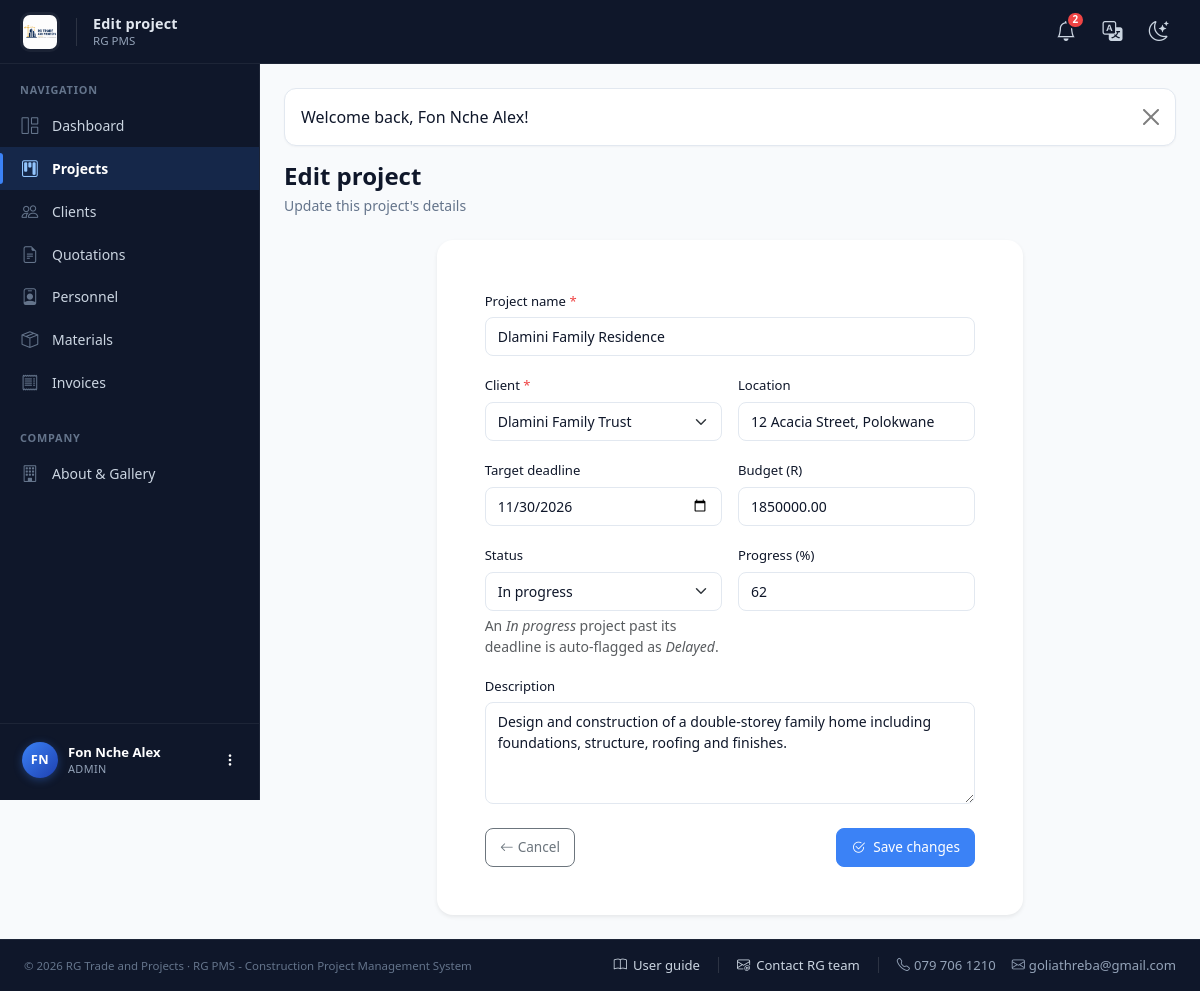
The page /admin/project_new.php?id=1 (signed in) on the database its author committed.
### tables this page shows
CREATE TABLE users (
  id            INT UNSIGNED NOT NULL AUTO_INCREMENT,
  role_id       TINYINT UNSIGNED NOT NULL,
  full_name     VARCHAR(120) NOT NULL,
  email         VARCHAR(160) NOT NULL UNIQUE,
  phone         VARCHAR(30)  NULL,
  password_hash VARCHAR(255) NOT NULL,
  is_active     TINYINT(1)   NOT NULL DEFAULT 1,
  created_at    DATETIME     NOT NULL DEFAULT CURRENT_TIMESTAMP,
  PRIMARY KEY (id),
  CONSTRAINT fk_users_role FOREIGN KEY (role_id) REFERENCES roles(id)
);

CREATE TABLE roles (
  id          TINYINT UNSIGNED NOT NULL AUTO_INCREMENT,
  name        VARCHAR(50)  NOT NULL UNIQUE,       
  description VARCHAR(255) NULL,
  PRIMARY KEY (id)
);

CREATE TABLE projects (
  id                    INT UNSIGNED NOT NULL AUTO_INCREMENT,
  client_id             INT UNSIGNED NOT NULL,
  project_manager_id    INT UNSIGNED NULL,         
  name                  VARCHAR(160) NOT NULL,
  build_type            VARCHAR(120) NULL,         
  square_meters         DECIMAL(10,2) NULL,
  location              VARCHAR(255) NULL,
  start_date            DATE NULL,
  target_deadline       DATE NULL,
  actual_completion_date DATE NULL,
  status                ENUM('not_yet_commenced','in_progress','delayed','completed') NOT NULL DEFAULT 'not_yet_commenced',
  progress_percent      DECIMAL(5,2) NOT NULL DEFAULT 0,
  budget                DECIMAL(14,2) NOT NULL DEFAULT 0,
  description           TEXT NULL,
  created_at            DATETIME NOT NULL DEFAULT CURRENT_TIMESTAMP,
  PRIMARY KEY (id),
  CONSTRAINT fk_projects_client FOREIGN KEY (client_id) REFERENCES clients(id),
  CONSTRAINT fk_projects_pm FOREIGN KEY (project_manager_id) REFERENCES users(id) ON DELETE SET NULL
);

CREATE TABLE clients (
  id             INT UNSIGNED NOT NULL AUTO_INCREMENT,
  user_id        INT UNSIGNED NULL,                
  company_name   VARCHAR(160) NOT NULL,
  contact_person VARCHAR(120) NOT NULL,
  phone          VARCHAR(30)  NULL,
  email          VARCHAR(160) NULL,
  address        VARCHAR(255) NULL,
  created_at     DATETIME     NOT NULL DEFAULT CURRENT_TIMESTAMP,
  PRIMARY KEY (id),
  CONSTRAINT fk_clients_user FOREIGN KEY (user_id) REFERENCES users(id) ON DELETE SET NULL
);

### admin/project_new.php (the view, shortened to what the rows shown need)
<?php
require_once __DIR__ . '/../includes/layout.php';
require_role('admin');
$pdo     = db();
$editId  = isset($_GET['id']) ? (int)$_GET['id'] : 0;
$isEdit  = $editId > 0;
$proj = [
    'id'               => 0,
    'name'             => '',
    'client_id'        => '',
    'location'         => '',
    'description'      => '',
    'target_deadline'  => '',
    'budget'           => '',
    'status'           => 'not_yet_commenced',
    'progress_percent' => 0,
];
$pCols = $pdo->query("SHOW COLUMNS FROM projects")->fetchAll(PDO::FETCH_COLUMN);
$hasBudget = in_array('budget', $pCols);
$hasDesc   = in_array('description', $pCols);
$hasStatus = in_array('status', $pCols);
$hasProg   = in_array('progress_percent', $pCols);
if ($isEdit) {
    $stmt = $pdo->prepare('SELECT * FROM projects WHERE id = ? LIMIT 1');
    $stmt->execute([$editId]);
    $row = $stmt->fetch();
    $proj = array_merge($proj, $row);
    $proj['status'] = normalise_project_status($proj['status'] ?? 'not_yet_commenced');
}
$clients = $pdo->query('SELECT id, company_name FROM clients ORDER BY company_name ASC')->fetchAll();
page_header($isEdit ? 'Edit project' : 'New project', 'projects');
?>
<div class="row justify-content-center">
  <div class="col-lg-8">
    <div class="card border-0 shadow-sm rounded-4">
      <div class="card-body p-4 p-lg-5">
        <form method="post" autocomplete="off">
          <div class="mb-3">
            <label class="form-label required">Project name</label>
            <input type="text" name="name" class="form-control" required
                   value="<?= e($proj['name']) ?>">
          </div>
          <div class="row g-3">
            <div class="col-md-6">
              <label class="form-label required">Client</label>
              <select name="client_id" class="form-select" required>
                <?php foreach ($clients as $c): ?>
                  <option value="<?= (int)$c['id'] ?>" <?= (int)$proj['client_id'] === (int)$c['id'] ? 'selected' : '' ?>>
                    <?= e($c['company_name']) ?>
                  </option>
                <?php endforeach; ?>
              </select>
            </div>
            <div class="col-md-6">
              <label class="form-label">Location</label>
              <input type="text" name="location" class="form-control"
                     value="<?= e($proj['location']) ?>">
            </div>
          </div>
          <div class="row g-3 mt-0">
            <div class="col-md-6">
              <label class="form-label">Target deadline</label>
              <input type="date" name="target_deadline" class="form-control"
                     value="<?= e($proj['target_deadline'] ? substr($proj['target_deadline'], 0, 10) : '') ?>">
            </div>
            <?php if ($hasBudget): ?>
              <div class="col-md-6">
                <label class="form-label">Budget (R)</label>
                <input type="number" step="0.01" min="0" name="budget" class="form-control"
                       value="<?= e($proj['budget']) ?>">
              </div>
            <?php endif; ?>
          </div>
          <?php if ($hasStatus || $hasProg): ?>
            <div class="row g-3 mt-0">
              <?php if ($hasProg): ?>
                <div class="col-md-6">
                  <label class="form-label">Progress (%)</label>
                  <input type="number" min="0" max="100" step="1" name="progress_percent" class="form-control"
                         value="<?= (int)$proj['progress_percent'] ?>">
                </div>
              <?php endif; ?>
            </div>
          <?php endif; ?>
          <?php if ($hasDesc): ?>
            <div class="mb-4 mt-3">
              <label class="form-label">Description</label>
              <textarea name="description" class="form-control" rows="4"><?= e($proj['description']) ?></textarea>
            </div>
          <?php else: ?>
            <div class="mb-4 mt-3"></div>
          <?php endif; ?>
        </form>
      </div>
    </div>
  </div>
</div>
<?php page_footer(); ?>

### includes/layout.php (shortened to what the rows shown need)
<?php
require_once __DIR__ . '/functions.php';
require_once __DIR__ . '/auth.php';
function page_header(string $title, string $active = ''): void {
    $user    = current_user();
    $role    = $user['role_name'] ?? null;
    $unread  = $user ? unread_notification_count((int)$user['id']) : 0;
    $flash   = flash_get();
    $base    = BASE_URL;
    $initials = '';
    if ($user) {
        foreach (preg_split('/\s+/', trim($user['full_name'])) as $part) {
            if ($part !== '') $initials .= strtoupper($part[0]);
        }
        $initials = substr($initials, 0, 2);
    }
    ?>
<!DOCTYPE html>
<html lang="en">
<head>
<link rel="stylesheet" href="<?= $base ?>/assets/vendor/bootstrap.min.css">
<link rel="stylesheet" href="<?= $base ?>/assets/vendor/bootstrap-icons.css">
<link rel="stylesheet" href="<?= $base ?>/assets/css/style.css?v=<?= @filemtime(__DIR__ . '/../assets/css/style.css') ?>">
</head>
<body>
<?php if ($user): ?>
<nav class="app-navbar">
  <div class="navbar-inner">
    <div class="d-flex align-items-center gap-3">
      <a class="navbar-brand" href="<?= $base ?>/index.php">
        <img src="<?= $base ?>/assets/img/logo-full.png" alt="<?= APP_NAME ?>" class="header-logo"
             onerror="this.style.display='none';this.nextElementSibling.style.display='inline-flex';">
      </a>
      <div class="d-none d-md-block lh-1">
        <div class="navbar-page-title"><?= e($title) ?></div>
        <div class="navbar-page-sub mt-1"><?= APP_SYSTEM_NAME ?></div>
      </div>
    </div>
    <div class="d-flex align-items-center gap-1">
      <div class="dropdown">
        <a class="nav-icon-link" href="#" data-bs-toggle="dropdown" aria-expanded="false" title="Notifications">
          <i class="bi bi-bell fs-5"></i>
          <?php if ($unread > 0): ?>
            <span class="badge-dot"><?= $unread > 9 ? '9+' : $unread ?></span>
          <?php endif; ?>
        </a>
      </div>
      <div class="dropdown">
        <a class="nav-icon-link" href="#" data-bs-toggle="dropdown" aria-expanded="false" title="Translate">
          <i class="bi bi-translate fs-5"></i>
        </a>
      </div>
      <button class="nav-icon-link" type="button" id="themeToggle" title="Switch theme" aria-label="Switch theme">
        <i class="bi bi-moon-stars fs-5 icon-light"></i>
      </button>
    </div>
  </div>
</nav>
<div class="app-layout">
  <aside class="app-sidebar" id="appSidebar">
    <div class="sidebar-scroll">
      <div class="sidebar-section-title">Navigation</div>
      <ul class="nav flex-column sidebar-nav">
        <?php if ($role === 'admin'): ?>
          <li class="nav-item"><a class="nav-link <?= $active === 'dashboard' ? 'active' : '' ?>" href="<?= $base ?>/admin/dashboard.php"><i class="bi bi-grid-1x2"></i><span>Dashboard</span></a></li>
          <li class="nav-item"><a class="nav-link <?= $active === 'projects' ? 'active' : '' ?>" href="<?= $base ?>/admin/projects.php"><i class="bi bi-kanban"></i><span>Projects</span></a></li>
          <li class="nav-item"><a class="nav-link <?= $active === 'clients' ? 'active' : '' ?>" href="<?= $base ?>/admin/clients.php"><i class="bi bi-people"></i><span>Clients</span></a></li>
          <li class="nav-item"><a class="nav-link <?= $active === 'quotations' ? 'active' : '' ?>" href="<?= $base ?>/admin/quotations.php"><i class="bi bi-file-earmark-text"></i><span>Quotations</span></a></li>
          <li class="nav-item"><a class="nav-link <?= $active === 'personnel' ? 'active' : '' ?>" href="<?= $base ?>/admin/personnel.php"><i class="bi bi-person-badge"></i><span>Personnel</span></a></li>
          <li class="nav-item"><a class="nav-link <?= $active === 'materials' ? 'active' : '' ?>" href="<?= $base ?>/admin/materials.php"><i class="bi bi-box-seam"></i><span>Materials</span></a></li>
          <li class="nav-item"><a class="nav-link <?= $active === 'invoices' ? 'active' : '' ?>" href="<?= $base ?>/admin/invoices.php"><i class="bi bi-receipt"></i><span>Invoices</span></a></li>
        <?php elseif ($role === 'personnel'): ?>
          <li class="nav-item"><a class="nav-link <?= $active === 'dashboard' ? 'active' : '' ?>" href="<?= $base ?>/personnel/dashboard.php"><i class="bi bi-grid-1x2"></i><span>My Projects</span></a></li>
        <?php elseif ($role === 'client'): ?>
          <li class="nav-item"><a class="nav-link <?= $active === 'dashboard' ? 'active' : '' ?>" href="<?= $base ?>/client/dashboard.php"><i class="bi bi-grid-1x2"></i><span>My Projects</span></a></li>
        <?php endif; ?>
      </ul>
      <?php if ($role === 'admin'): ?>
        <div class="sidebar-section-title mt-3">Company</div>
        <ul class="nav flex-column sidebar-nav">
          <li class="nav-item">
            <a class="nav-link <?= $active === 'home' ? 'active' : '' ?>" href="<?= $base ?>/about.php">
              <i class="bi bi-building"></i><span>About &amp; Gallery</span>
            </a>
          </li>
        </ul>
      <?php endif; ?>
    </div>
    <div class="sidebar-user-wrap">
      <div class="dropdown dropend">
        <a class="sidebar-user" href="#" data-bs-toggle="dropdown" aria-expanded="false">
          <div class="avatar"><?= e($initials ?: 'U') ?></div>
          <div class="user-info">
            <div class="user-name"><?= e($user['full_name']) ?></div>
            <div class="user-role"><?= e($user['role_name']) ?></div>
          </div>
          <i class="bi bi-three-dots-vertical ms-auto small"></i>
        </a>
      </div>
    </div>
  </aside>
  <main class="app-main">
    <div class="container-fluid px-3 px-lg-4 py-4">
      <?php if ($flash): ?>
        <div class="alert alert-<?= e($flash['type']) ?> alert-dismissible fade show" role="alert">
          <?= e($flash['message']) ?>
          <button type="button" class="btn-close" data-bs-dismiss="alert" aria-label="Close"></button>
        </div>
      <?php endif; ?>
<?php endif; ?>
<?php
}
function page_footer(): void {
    $user = current_user();
    ?>
    <?php if ($user): ?>
        </div>
      </main>
    </div>
    <?php else: ?>
        </div>
    </main>
    <?php endif; ?>
</body>
</html>
<?php
}

### rows shown on the page
users: full_name "Fon Nche Alex", role.name "ADMIN"
projects: name "Dlamini Family Residence", client_id "Dlamini Family Trust", location "12 Acacia Street, Polokwane", target_deadline "11/30/2026", budget "1850000.00", progress_percent "62", description "Design and construction of a double-storey family home including foundations, structure, roofing and finishes."

### other values the page prints
$title "Edit project"
APP_SYSTEM_NAME "RG PMS"
$unread "2"
$initials ?: 'U' "FN"
$flash['message'] "Welcome back, Fon Nche Alex!"
$subtitle "Update this project's details"
APP_NAME "RG Trade and Projects"
COMPANY_PHONE "079 706 1210"
COMPANY_EMAIL "goliathreba@gmail.com"
form field status "In progress"
